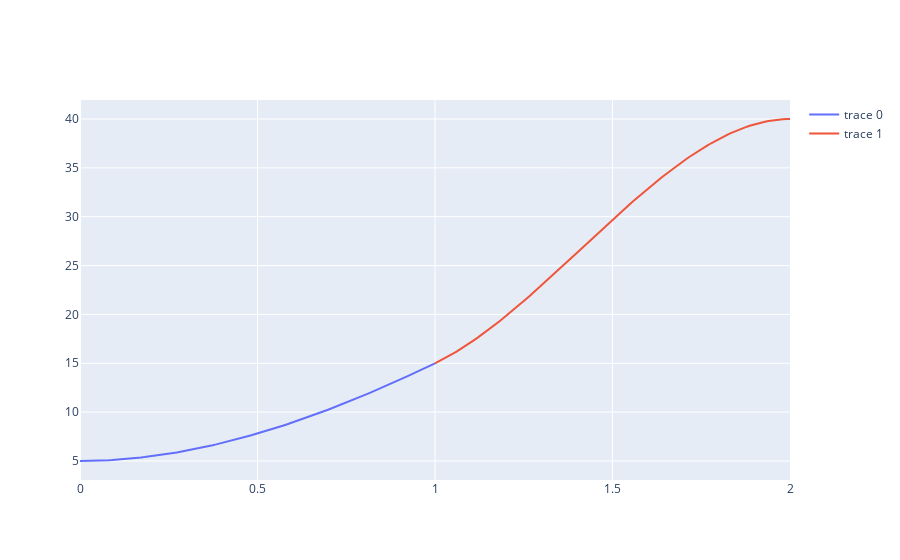
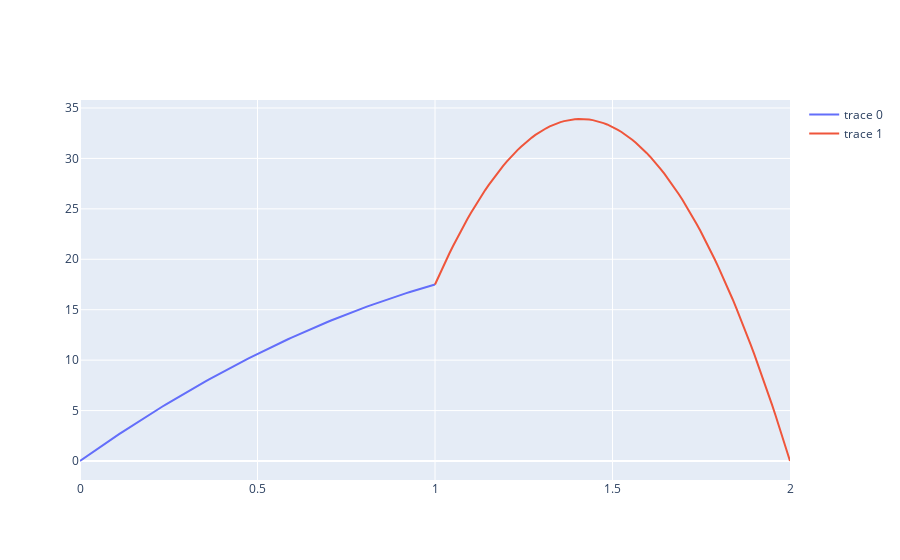
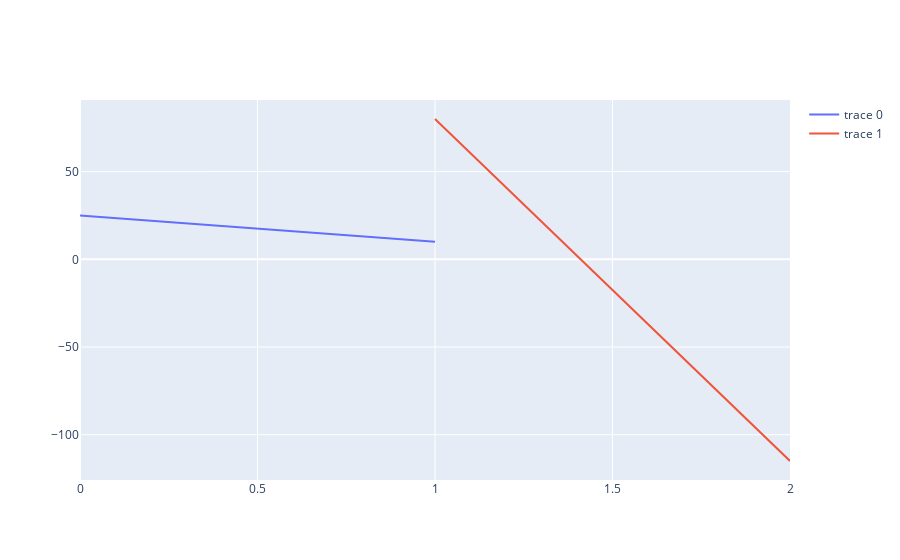

The notebook cell these images were saved under, in order:
### Code cell
a0, a1, a2, a3, t = sp.symbols('a0 a1 a2 a3 t')

# position plot
pf = a0 + (a1*t) + (a2*t**2) + (a3*t**3)
pfl = sp.lambdify((a0, a1, a2, a3, t), pf, "numpy")

px_one = np.linspace(0,1,100).tolist()
px_two = np.linspace(1,2,100).tolist()
py_one = [ pfl(5, 0, 12.5, -2.5, t) for t in px_one ]
py_two = [ pfl(15, 17.5, 40, -32.5, t-1) for t in px_two ]

position_plot = go.Figure()
position_plot.add_trace(go.Scatter(x=px_one, y=py_one, mode='lines'))
position_plot.add_trace(go.Scatter(x=px_two, y=py_two, mode='lines'))
position_plot.show()

# velocity plot
vf = a1 + 2*a2*t + 3*a3*t**2
vfl = sp.lambdify((a1, a2, a3, t), vf, "numpy")

vx_one = np.linspace(0,1,100).tolist()
vx_two = np.linspace(1,2,100).tolist()
vy_one = [ afl(0, 12.5, -2.5, t) for t in vx_one ]
vy_two = [ afl(17.5, 40, -32.5, t-1) for t in vx_two ]

velocity_plot = go.Figure()
velocity_plot.add_trace(go.Scatter(x=vx_one, y=vy_one, mode='lines'))
velocity_plot.add_trace(go.Scatter(x=vx_two, y=vy_two, mode='lines'))
velocity_plot.show()

# acceleration plot
af = 2*a2 + 6*a3*t
afl = sp.lambdify((a1, a2, a3, t), af, "numpy")

ax_one = np.linspace(0,1,100).tolist()
ax_two = np.linspace(1,2,100).tolist()
ay_one = [ afl(0, 12.5, -2.5, t) for t in ax_one ]
ay_two = [ afl(17.5, 40, -32.5, t-1) for t in ax_two ]

acceleration_plot = go.Figure()
acceleration_plot.add_trace(go.Scatter(x=ax_one, y=ay_one, mode='lines'))
acceleration_plot.add_trace(go.Scatter(x=ax_two, y=ay_two, mode='lines'))
acceleration_plot.show()
